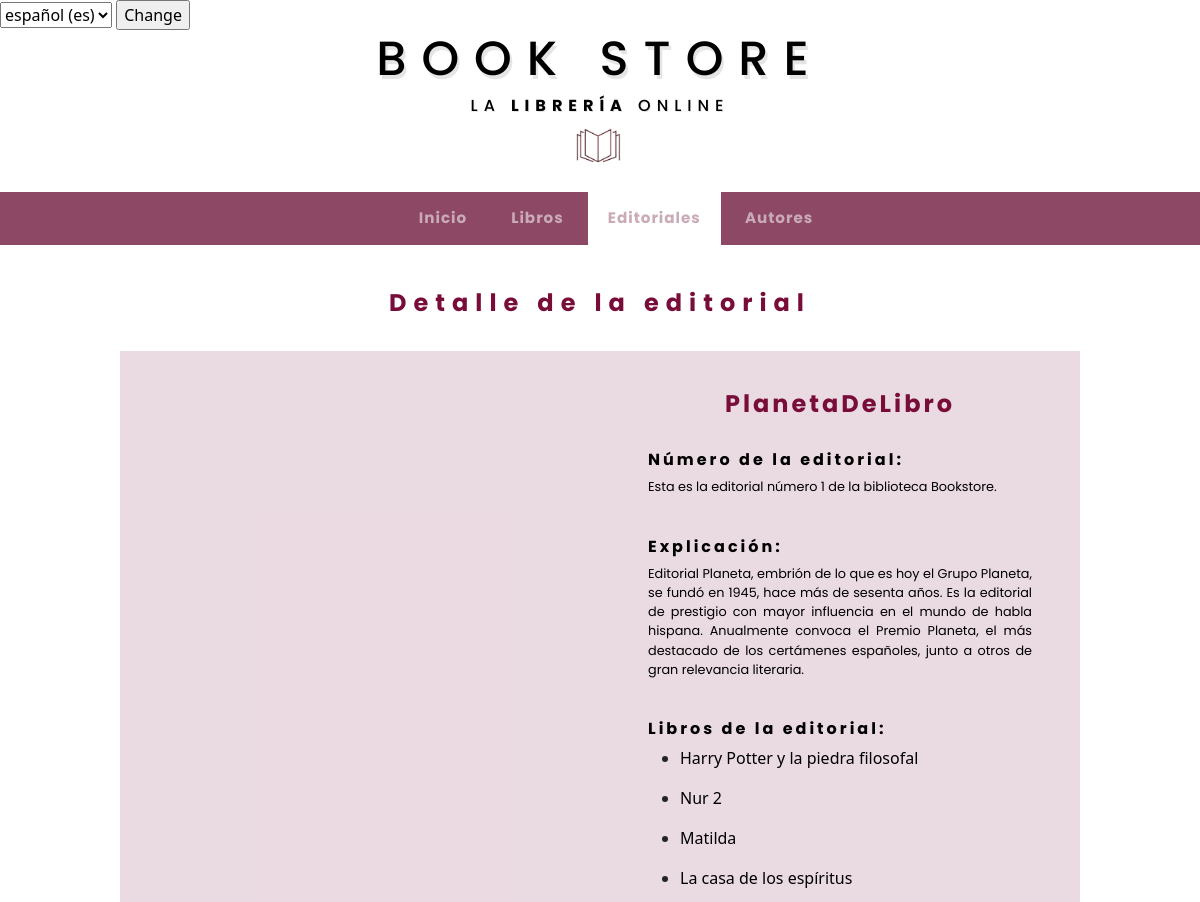
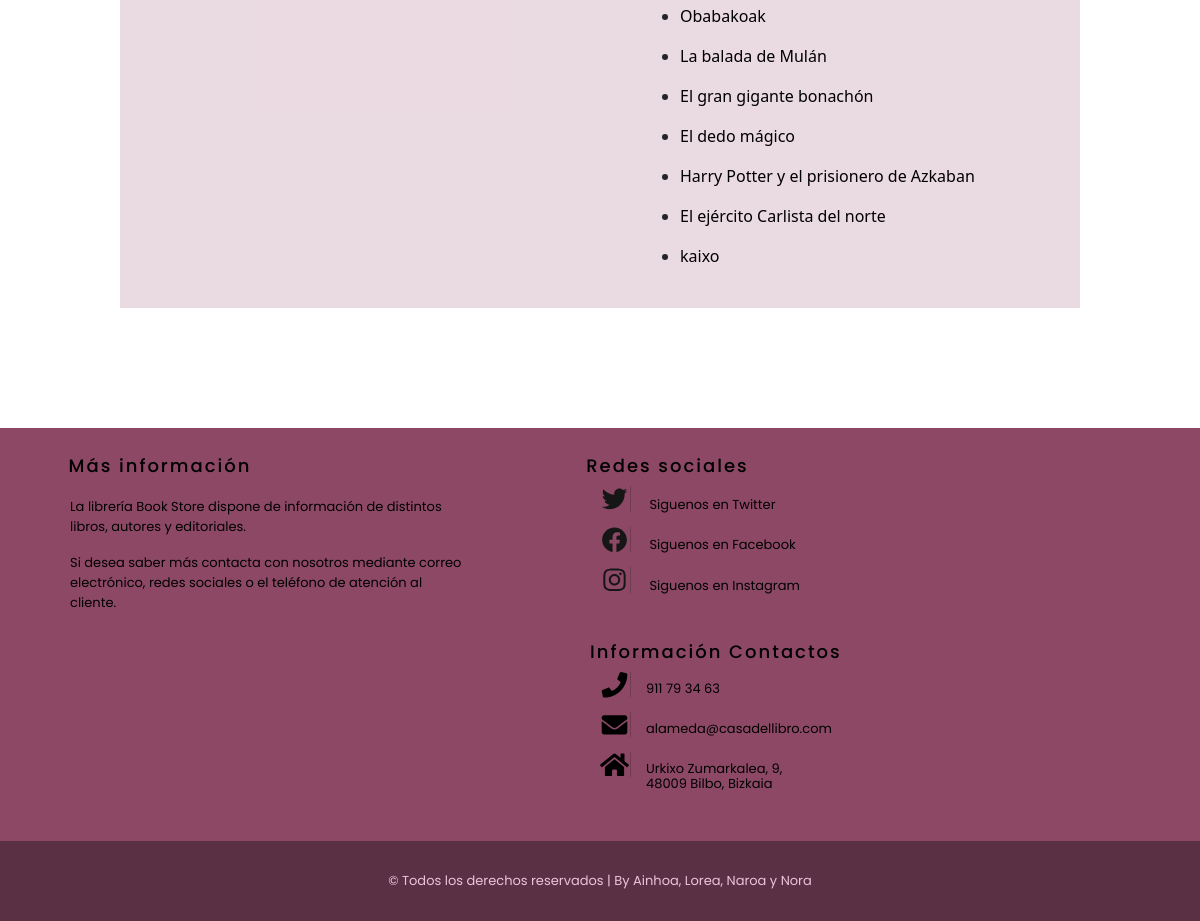
/appBookStore/editorial/1/libros/, run on the app's committed database (2 pictures, top to bottom).
### appBookStore/models.py (models this page shows, shortened)
class Editorial(models.Model):
    nombre = models.CharField(max_length=50)
    explicacion = models.CharField(max_length=800)
    imagenLink = models.CharField(max_length=800)

class Libro(models.Model):
    nombre = models.CharField(max_length=50)
    autores = models.ManyToManyField(Autor)
    editorial = models.ForeignKey(Editorial, on_delete=models.CASCADE)
    genero = models.ForeignKey(Genero, on_delete=models.CASCADE)
    idioma = models.ForeignKey(Idioma, on_delete=models.CASCADE)
    paginas = models.IntegerField(default=0)
    sinopsis = models.CharField(max_length=800)
    fechaPubli = models.DateField()
    mediaValoracion = models.FloatField(default=0)
    numValoraciones = models.IntegerField(default=0)
    imagenLink = models.CharField(max_length=800)

### appBookStore/views.py (the view)
# urls.py: path('editorial/<int:editorial_id>/libros/', views.detallesEditoriales, name='detallesEditoriales'),
def detallesEditoriales(request, editorial_id):
	editorial = get_object_or_404(Editorial, pk=editorial_id)
	libros = editorial.libro_set.all()
	context = {'editorial' : editorial, 'libros' : libros}
	return render(request, 'detallesEditorial.html', context)

### appBookStore/templates/detallesEditorial.html (shortened to what this page needs)
{% extends "base.html" %}
{% load static %}
{% block titulo %} Detalle de la editorial {% endblock %}
{% block contenido %}
    <div class="ila">
        <div class="zuta">
            <div>
            </div>
        </div>
        <div class="zuta">
            <h3 class="tituloLibro">  {{ editorial.nombre }}</h3>
            <br>
                {% if editorial %}
                    <div>
                        <h4 class="infoTitulos"> Número de la editorial:</h4>
                            <p class="texto">
                                Esta es la editorial número {{ editorial.id }} de la biblioteca Bookstore.
                            </p>
                            <br>
                        <h4 class="infoTitulos"> Explicación:</h4>
                            <p class="texto">
                                {{ editorial.explicacion }}
                            </p>
                            <br>
                        <h4 class="infoTitulos"> Libros de la editorial:</h4>
                            <div class="texto">
                                {% if libros %}
                                {% for l in libros %}
                                <ul>
                                    <li>
                                        <a href= "{% url 'detallesLibro' l.id %}">{{ l.nombre }}</a>
                                    </li>
                                </ul>
                                {% endfor %}
                                {% else %}
                                    <p>La editorial {{editorial.nombre}} no tiene libros</p>
                                {% endif %}
                            </div>
                            <br>
                    </div>
                    {% else %}
                        <p class="texto">No existe esta editorial.</p>
                    {% endif %}
        </div>
    </div>
{% endblock %}

### appBookStore/static/css/main.css (style rules this page uses)
html { min-height: 100%; position: relative; }
body.fondo { background-color: white; margin-top: -64px; height: 100%; padding: 0px; margin: 0px; margin-bottom: 0px; }
a:link { color: rgb(0, 0, 0); text-decoration: none; }

### appBookStore/static/css/detalles.css (style rules this page uses)
.tituloLibro { font-family: 'Poppins', sans-serif; color:rgb(121, 13, 58); font-size: 1.5em; letter-spacing: 3px; text-align: center; font-weight: bold; margin-top: 10%; }
.infoTitulos { font-family: 'Poppins', sans-serif; color: rgb(0, 0, 0); font-size: 1em; letter-spacing: 3px; text-align: left; font-weight: bold; }
p.texto { font-family: 'Poppins', sans-serif; color: rgb(0, 0, 0); font-size: 0.8em; text-align:justify; }
.zuta { float: left; margin-left: 5%; margin-right: 5%; border: black; width: 40%; }
.ila { content: ""; display: table; clear: both; border: black; background-color: rgba(121, 13, 58, 0.151); width: 80%; float: left; margin-left: 10%; margin-right: 10%; margin-bottom: 10%; }

### data on the page
Editorial: nombre "PlanetaDeLibro", id "1", explicacion "Editorial Planeta, embrión de lo que es hoy el Grupo Planeta, se fundó en 1945, hace más de sesenta años. Es la editorial de prestigio con mayor influencia en el mundo de habla hispana. Anualmente convoca el Premio Planeta, el más destacado de los certámenes españoles, junto a otros de gran relevancia literaria."
Libro: nombre "Harry Potter y la piedra filosofal"
Libro: nombre "Nur 2"
Libro: nombre "Matilda"
Libro: nombre "La casa de los espíritus"
Libro: nombre "Obabakoak"
Libro: nombre "La balada de Mulán"
Libro: nombre "El gran gigante bonachón"
Libro: nombre "El dedo mágico"
Libro: nombre "Harry Potter y el prisionero de Azkaban"
Libro: nombre "El ejército Carlista del norte"
Libro: nombre "kaixo"

### other printed values
form field language "español (es)"
